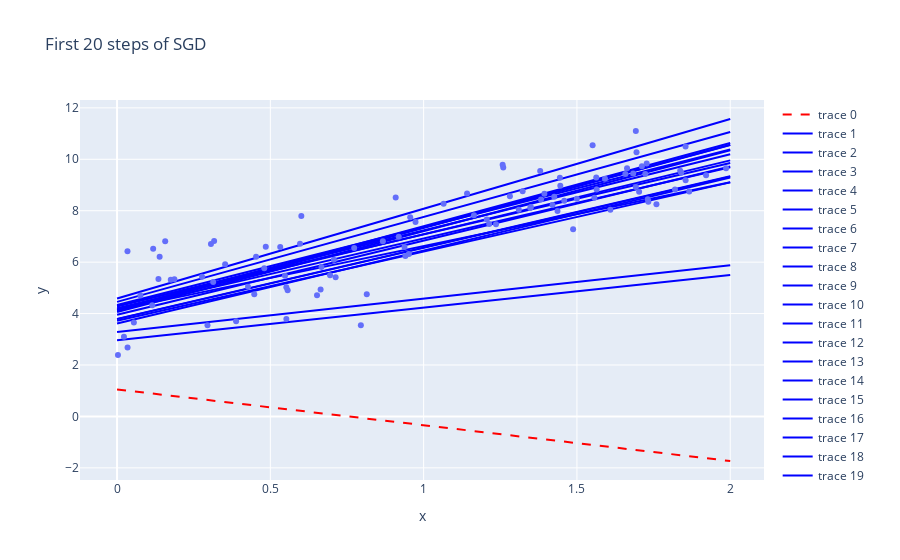

Notebook code cell kept with this figure:
### Code cell
def learning_schedule(t):
    return t0 / (t + t1)

theta = np.random.randn(2,1)
fig = go.Figure()

for epoch in range(n_epochs):
    for i in range(m):
        if epoch == 0 and i < 20:
            y_pred = x_new_b.dot(theta)
            style_line = dict(color='blue', dash='solid') if i > 0 else dict(color='red', dash='dash')
            fig.add_trace(go.Scatter(x=x_new[:,0], y=y_pred[:,0], mode='lines', line=style_line))
        random_idx = np.random.randint(m)
        xi = x_b[random_idx:random_idx+1]
        yi = y[random_idx:random_idx+1]
        gradients = 2 * xi.T.dot(xi.dot(theta) - yi)
        eta = learning_schedule(epoch * m + i)
        theta = theta - eta * gradients
        theta_path_sgd.append(theta)

fig.add_trace(go.Scatter(x=x[:,0], y=y[:,0], mode='markers', name='Actual Data'))
fig.update_layout(xaxis_title='x', yaxis_title='y', title='First 20 steps of SGD')
fig.show()

### Figure 1 — Plotly figure (JSON) as saved in the notebook; plotly's stock layout.template omitted (floating-point values rounded to 4 significant figures)
{"data": [{"line": {"color": "red", "dash": "dash"}, "mode": "lines", "type": "scatter", "x": [0, 2], "y": [1.05, -1.733]}, {"line": {"color": "blue", "dash": "solid"}, "mode": "lines", "type": "scatter", "x": [0, 2], "y": [2.961, 5.504]}, {"line": {"color": "blue", "dash": "solid"}, "mode": "lines", "type": "scatter", "x": [0, 2], "y": [3.284, 5.876]}, {"line": {"color": "blue", "dash": "solid"}, "mode": "lines", "type": "scatter", "x": [0, 2], "y": [4.144, 9.111]}, {"line": {"color": "blue", "dash": "solid"}, "mode": "lines", "type": "scatter", "x": [0, 2], "y": [4.304, 9.858]}, {"line": {"color": "blue", "dash": "solid"}, "mode": "lines", "type": "scatter", "x": [0, 2], "y": [4.155, 9.693]}, {"line": {"color": "blue", "dash": "solid"}, "mode": "lines", "type": "scatter", "x": [0, 2], "y": [4.212, 9.958]}, {"line": {"color": "blue", "dash": "solid"}, "mode": "lines", "type": "scatter", "x": [0, 2], "y": [4.331, 10.38]}, {"line": {"color": "blue", "dash": "solid"}, "mode": "lines", "type": "scatter", "x": [0, 2], "y": [4.275, 10.19]}, {"line": {"color": "blue", "dash": "solid"}, "mode": "lines", "type": "scatter", "x": [0, 2], "y": [4.589, 11.57]}, {"line": {"color": "blue", "dash": "solid"}, "mode": "lines", "type": "scatter", "x": [0, 2], "y": [4.455, 11.06]}, {"line": {"color": "blue", "dash": "solid"}, "mode": "lines", "type": "scatter", "x": [0, 2], "y": [4.141, 10.56]}, {"line": {"color": "blue", "dash": "solid"}, "mode": "lines", "type": "scatter", "x": [0, 2], "y": [4.157, 10.63]}, {"line": {"color": "blue", "dash": "solid"}, "mode": "lines", "type": "scatter", "x": [0, 2], "y": [4.059, 10.35]}, {"line": {"color": "blue", "dash": "solid"}, "mode": "lines", "type": "scatter", "x": [0, 2], "y": [4.105, 10.55]}, {"line": {"color": "blue", "dash": "solid"}, "mode": "lines", "type": "scatter", "x": [0, 2], "y": [3.617, 9.287]}, {"line": {"color": "blue", "dash": "solid"}, "mode": "lines", "type": "scatter", "x": [0, 2], "y": [3.955, 9.72]}, {"line": {"color": "blue", "dash": "solid"}, "mode": "lines", "type": "scatter", "x": [0, 2], "y": [3.721, 9.103]}, {"line": {"color": "blue", "dash": "solid"}, "mode": "lines", "type": "scatter", "x": [0, 2], "y": [3.785, 9.325]}, {"line": {"color": "blue", "dash": "solid"}, "mode": "lines", "type": "scatter", "x": [0, 2], "y": [3.795, 9.345]}, {"mode": "markers", "name": "Actual Data", "type": "scatter", "x": [0.2773, 1.564, 1.563, 0.03398, 1.703, 1.728, 1.281, 1.609, 1.759, 0.1752, 0.9089, 0.02249, 1.446, 0.3166, 1.459, 1.488, 1.142, 1.426, 0.6011, 1.383, 1.26, 1.236, 1.258, 0.5564, 1.31, 1.921, 0.5477, 0.0343, 1.692, 0.9374, 1.323, 0.4851, 1.692, 1.065, 1.694, 0.07615, 0.5968, 1.854, 0.4534, 0.7073, 0.6667, 0.6947, 1.38, 1.658, 1.663, 0.6523, 1.723, 0.7952, 0.7735, 0.00293, 0.1178, 1.5, 1.82, 0.135, 0.3136, 1.35, 1.684, 0.6639, 1.444, 0.1389, 1.348, 0.4271, 0.3063, 0.4475, 0.295, 0.9562, 0.9189, 0.952, 1.164, 1.551, 0.4802, 1.986, 1.437, 1.214, 1.731, 0.8671, 1.866, 1.733, 0.5522, 1.394, 1.712, 0.7129, 0.1571, 0.1871, 1.837, 1.557, 0.5322, 0.05491, 0.9405, 0.3883, 1.855, 0.8145, 0.5522, 1.84, 0.9735, 1.42, 1.206, 0.1148, 1.592, 0.3526], "y": [5.433, 8.824, 9.288, 6.421, 8.739, 9.841, 8.562, 8.036, 8.254, 5.319, 8.512, 3.102, 8.967, 6.824, 8.39, 7.277, 8.668, 8.547, 7.799, 8.437, 9.676, 7.475, 9.791, 4.904, 8.039, 9.379, 5.466, 2.677, 8.926, 6.589, 8.754, 6.598, 11.1, 8.274, 10.28, 4.705, 6.718, 10.5, 6.21, 6.095, 5.813, 5.492, 9.546, 9.429, 9.654, 4.716, 9.431, 3.543, 6.549, 2.387, 6.516, 8.469, 8.828, 5.34, 5.232, 8.149, 9.445, 4.934, 9.286, 6.212, 8.103, 5.04, 6.706, 4.752, 3.546, 7.743, 6.984, 6.312, 7.825, 10.54, 5.762, 9.65, 7.992, 7.48, 8.448, 6.808, 8.745, 8.348, 3.788, 8.664, 9.731, 5.413, 6.809, 5.337, 9.553, 8.502, 6.591, 3.651, 6.236, 3.704, 9.181, 4.754, 5.025, 9.481, 7.566, 8.227, 7.663, 4.323, 9.246, 5.915]}], "layout": {"title": {"text": "First 20 steps of SGD"}, "xaxis": {"title": {"text": "x"}}, "yaxis": {"title": {"text": "y"}}}}
